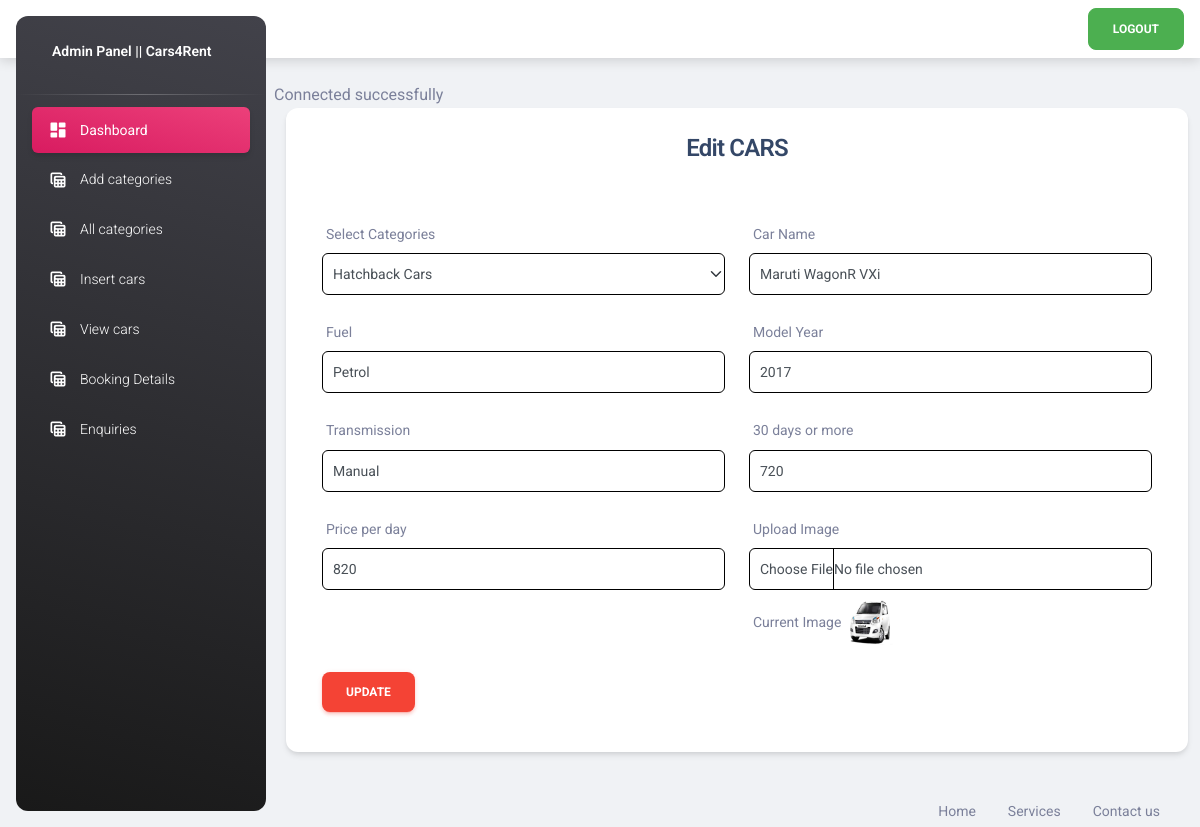
The app's page /admin/editcar.php?id=1 with its own data.
### tables this page shows
CREATE TABLE `cars` (
  `Id` int(11) NOT NULL,
  `category_id` int(11) NOT NULL,
  `carname` varchar(255) NOT NULL,
  `fuel` varchar(255) NOT NULL,
  `modelyear` varchar(255) NOT NULL,
  `transmission` varchar(255) NOT NULL,
  `monthly` varchar(255) NOT NULL,
  `priceperday` varchar(255) NOT NULL,
  `image` varchar(255) NOT NULL
);

CREATE TABLE `categories` (
  `Id` int(11) NOT NULL,
  `name` varchar(255) NOT NULL
);

### admin/functions/myfunctions.php (called while the page is built, shortened)
<?php
 function getAll($table)
 {
 	global $con;
 	$query= " SELECT * FROM $table";
 	return $query_run = mysqli_query($con,$query);
 }
 function getByID($table,$Id)
 {
 	global $con;
    $query ="SELECT * FROM $table WHERE Id='$Id' ";
 	return $query_run = mysqli_query($con,$query);
 }
?>

### admin/editcar.php (the view, shortened to what this page needs)
<?php
include('includes/header.php');
include('config/dbcon.php');
include('functions/myfunctions.php');
?>
<div class="container">
	<div class="row">
		<?php
		  if(isset($_GET['id']))
		  {
		  	  $Id = $_GET['id'];
		  	  $cars= getByID("cars",$Id);
		  	  if(mysqli_num_rows($cars)>0)
		  	  {
             $data= mysqli_fetch_array($cars);
		  	  	 ?>
	 <div class="card">
			<div class="card-header text-center ">
				<h4>Edit CARS</h4>
			</div>
       <div class="card-body">
            <form action="insertcode.php" method="POST" enctype="multipart/form-data">
    	<div class="row">
    		<div class="col-md-6">
                       	<label for="" >Select Categories</label>
                        <select class="form-select" name="category_id">
                        <?php
						     $category = getAll("categories");
						    if(mysqli_num_rows($category)>0)
						     {
						     	foreach ($category as $item)
						     	{
						     		?>
						     		 <option value="<?=$item['Id'];?>" <?=$data['category_id'] == $item['Id']?'selected':''?> ><?=$item['name'];?></option>
						     		 <?php
						     	}
						     }
						     else
						     {
						     	echo "No records found";
						     }
						     ?>
                    </select>
                    </div>
				   <div class="col-md-6 mb-4">
                       	<label for="" >Car Name </label>
				       <input type="text" name="carname" value="<?=$data['carname']?>" placeholder="Enter Car Name" class="form-control">
				   </div>
				   <div class="col-md-6 mb-4">
                       	<label for="" >Fuel</label>
				       <input type="text" name="fuel" value="<?=$data['fuel']?>" placeholder="Petrol/Diesel" class="form-control">
				   </div>
				   <div class="col-md-6 mb-4" >
                       	<label for="" >Model Year</label>
				       <input type="text" name="modelyear" value="<?=$data['modelyear']?>" placeholder="Year" class="form-control">
				   </div>
				   <div class="col-md-6 mb-4" >
                       	<label for="" >Transmission </label>
				     <input type="text" name="transmission" value="<?=$data['transmission']?>" placeholder="Manual/Auotomatic" class="form-control">
				   </div>
				   <div class="col-md-6 mb-4">
                       	<label for="" >30 days or more</label>
				       <input type="text" name="monthly" value="<?=$data['monthly']?>" placeholder="Price" class="form-control">
				   </div>
				   <div class="col-md-6 mb-4">
                       	<label for="" >Price per day </label>
				       <input type="text" name="priceperday" value="<?=$data['priceperday']?>" placeholder="Price" class="form-control">
				   </div>
				   <div class="col-md-6 mb-4">
                       	<label for="" >Upload Image</label>
				       <input type="file" name="image"   class="form-control mb-2">
				       <label for="" >Current Image</label>
				       <img src="uploads/<?=$data['image']?>" height="50px" width="50px">
				   </div>
				   <div class="col-md-12">
				       <button type="submit" name="update" class="btn btn-danger">Update</button>
				   </div>
				</div>
			</form>
			</div>
		           </div>
		          <?php
		      }
		      else{
		      	echo "product not found for given id" ;
		      }
		  }
		  else{
		  	echo "Id missing";
		  }
		?>
	</div>
</div>
<?php include('includes/footer.php');?>

### admin/includes/header.php (style rules this page uses)
.form-control { border: 1px solid black !important; padding: 8px 10px; }
.form-select { border: 1px solid black !important; padding: 8px 10px; }

### records on screen
cars: category_id "Hatchback Cars", carname "Maruti WagonR VXi", fuel "Petrol", modelyear "2017", transmission "Manual", monthly "720", priceperday "820", image (picture)
